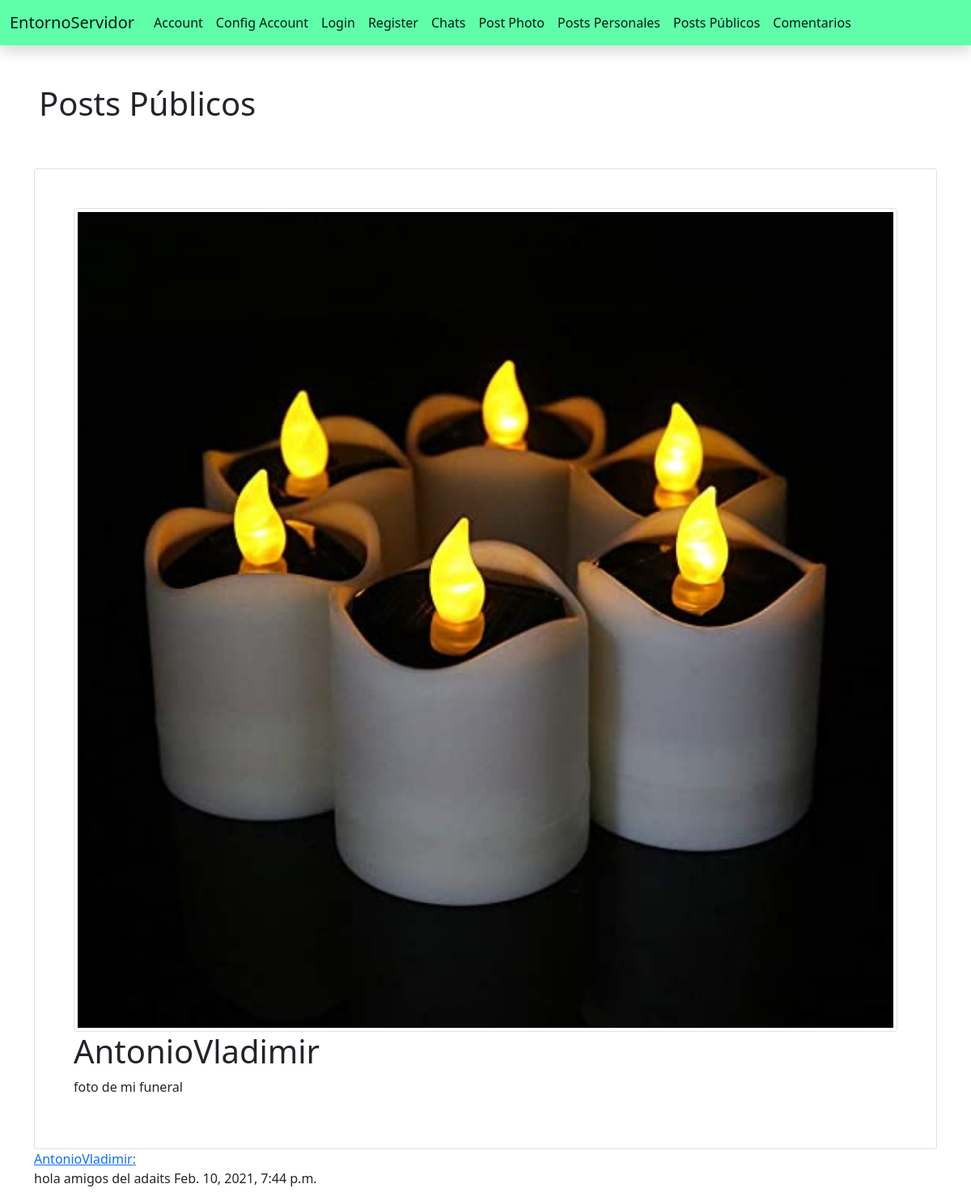
/posts/1234/, run on the app's committed database.
### Posts/models.py (models this page shows, shortened)
class Foto(models.Model):
    class Meta:
        ordering = ['cat']
    foto = models.ImageField(upload_to='posts')
    descripcion = models.TextField(max_length=500, null=True)
    cat = models.CharField(max_length=12)
    username = models.ForeignKey('Cuentas.Cuentas', max_length=128,on_delete=models.CASCADE)
    comment_code = models.CharField(max_length=10, unique=True,primary_key=True)

class Coments(models.Model):
    class Meta:
        ordering = ['date']
    text = models.CharField(max_length=2021)
    date = models.DateTimeField()
    username = models.ForeignKey('Cuentas.Cuentas', max_length=128,on_delete=models.CASCADE)
    comment_code = models.ForeignKey(Foto,max_length=10, primary_key=True, unique=False,on_delete=models.CASCADE)

### Posts/views.py (the view)
# urls.py: path('<int:id2>/', views.detail_postPublic, name='detallepostPublic')
def detail_postPublic(request,id2):
    try:
        post = Foto.objects.get(pk=id2)
        comments = Coments.objects.filter(comment_code_id=id2)
    except Foto.DoesNotExist:
        raise Http404("No existe en la base de datos")
    return render(request, 'Posts/publicPosts/publicPost.html', {'foto': post, 'comment': comments})

### templates/Posts/publicPosts/publicPost.html
{% extends 'Base.html' %}
{% load static %}
{% block contentNav %}
    <div class="p-5">
        <h1>Posts Públicos</h1>
    </div>
    <div class="container">
        <div class="card p-5">
            <img src="http://127.0.0.1:8000/media/{{ foto.foto }}" class="img-thumbnail w-100 p-1">
            <h1>{{ foto.username_id }}</h1>
            <p>{{ foto.descripcion }}</p>
        </div>
        {% for c in comment %}
            <div class="block flex">
                <p><a href="/cuentas/{{ c.username_id }}">{{ c.username_id }}:</a><br>{{ c.text }}
                    <span>{{ c.date }}</span>
                </p>
            </div>
        {% endfor %}
    </div>
{% endblock %}

### data on the page
Foto: foto (picture), username_id "AntonioVladimir", descripcion "foto de mi funeral"
Coments: username_id "AntonioVladimir", text "hola amigos del adaits", date "Feb. 10, 2021, 7:44 p.m."
